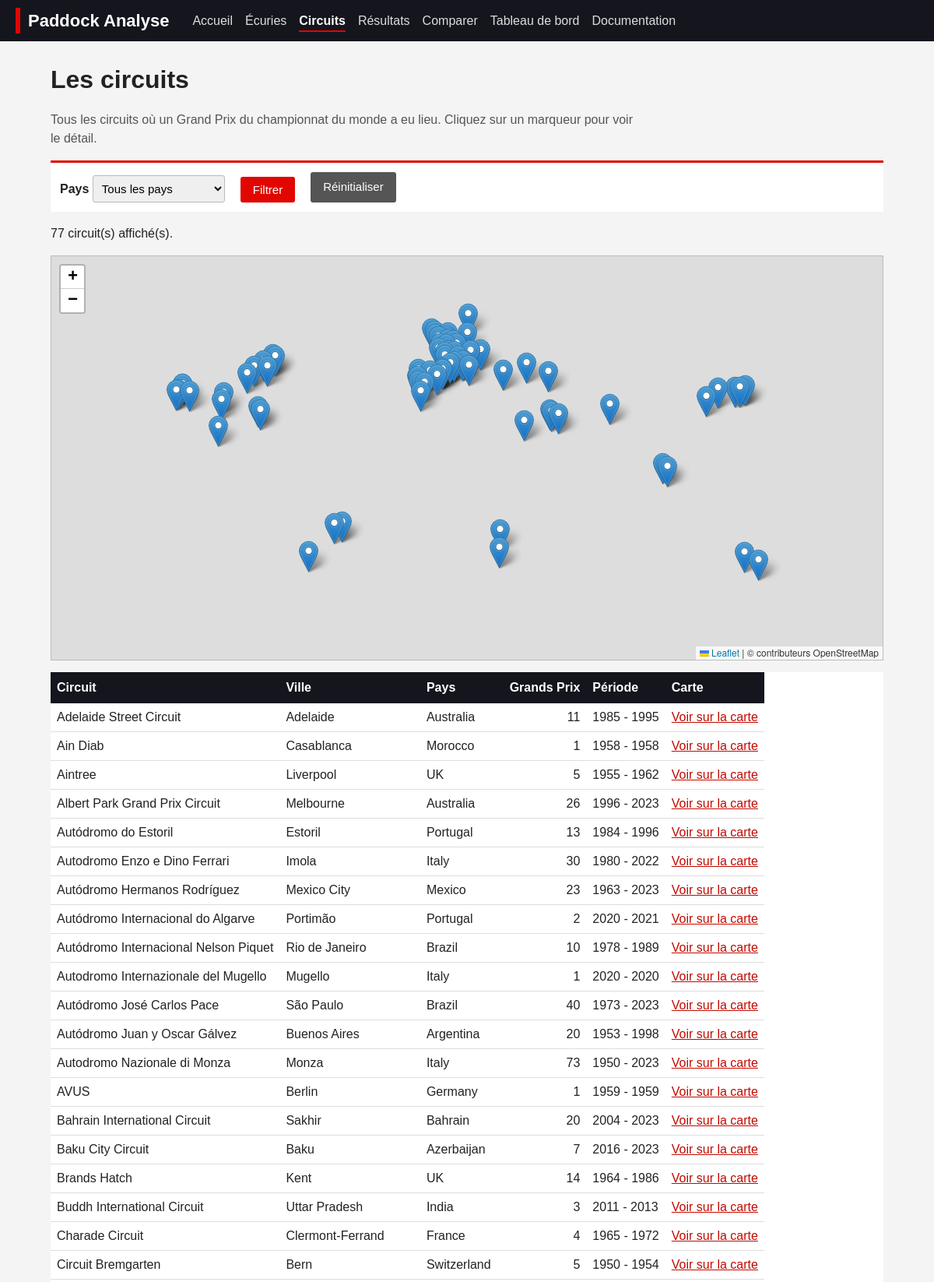
/circuits.php (upper part), run on the app's committed database.
### tables this page shows
CREATE TABLE `circuit` (
  `circuitId` int(11) NOT NULL,
  `circuit_name` varchar(100) NOT NULL,
  `circuit_location` varchar(100) DEFAULT NULL,
  `circuit_country` varchar(50) DEFAULT NULL,
  `circuit_nationality` varchar(50) DEFAULT NULL,
  `latitude` decimal(9,6) DEFAULT NULL,
  `longitude` decimal(9,6) DEFAULT NULL,
  PRIMARY KEY (`circuitId`)
);

### fonctions.php (called while the page is built, shortened)
<?php
function h($texte)
{
    $texte = (string)$texte;
    return htmlspecialchars($texte, ENT_QUOTES, 'UTF-8');
}
?>

### circuits.php (the view, shortened to what this page needs)
<?php
include("./connexion.php");
include("./fonctions.php");
$condition = '';
$valeurs = array();
$requete = $bdd->prepare("SELECT ci.circuitId, ci.circuit_name, ci.circuit_location, ci.circuit_country,
        ci.latitude, ci.longitude,
        COUNT(co.raceId) AS nb_gp, MIN(co.year) AS premiere, MAX(co.year) AS derniere
    FROM circuit ci
    LEFT JOIN course co ON co.circuitId = ci.circuitId
    " . $condition . "
    GROUP BY ci.circuitId, ci.circuit_name, ci.circuit_location, ci.circuit_country, ci.latitude, ci.longitude
    ORDER BY ci.circuit_name");
$requete->execute($valeurs);
$circuits = array();
$ligne = $requete->fetch();
while ($ligne)
{
    $circuits[] = $ligne;
    $ligne = $requete->fetch();
}
include("./entete.php");
?>
<h1>Les circuits</h1>
<p class="intro">Tous les circuits où un Grand Prix du championnat du monde a eu lieu. Cliquez sur un marqueur pour voir le détail.</p>
<form action="circuits.php" method="get" class="filtre">
    <label>Pays
        <select name="pays">
            <option value="">Tous les pays</option>
        </select>
    </label>
    <input type="submit" value="Filtrer">
    <a class="btn btn-gris" href="circuits.php">Réinitialiser</a>
</form>
<p><?php echo count($circuits); ?> circuit(s) affiché(s).</p>
<link rel="stylesheet" href="https://unpkg.com/leaflet@1.9.4/dist/leaflet.css">
<section id="carte"></section>
<table>
    <tr>
        <th>Circuit</th><th>Ville</th><th>Pays</th>
        <th class="num">Grands Prix</th><th>Période</th><th>Carte</th>
    </tr>
    <?php
    for ($i = 0; $i < count($circuits); $i++)
    {
        $periode = '-';
        if ($circuits[$i]['nb_gp'] > 0)
        {
            $periode = $circuits[$i]['premiere'] . ' - ' . $circuits[$i]['derniere'];
        }
        echo '<tr>';
        echo '<td>' . h($circuits[$i]['circuit_name']) . '</td>';
        echo '<td>' . h($circuits[$i]['circuit_location']) . '</td>';
        echo '<td>' . h($circuits[$i]['circuit_country']) . '</td>';
        echo '<td class="num">' . $circuits[$i]['nb_gp'] . '</td>';
        echo '<td>' . $periode . '</td>';
        echo '<td><a href="circuits.php?id=' . $circuits[$i]['circuitId'] . '#carte">Voir sur la carte</a></td>';
        echo '</tr>';
    }
    ?>
</table>
<?php
include("./pied.php");
?>

### style.css (style rules this page uses)
* { box-sizing: border-box; }
body { margin: 0; font-family: Arial, Helvetica, sans-serif; background: #f4f4f4; color: #222; line-height: 1.5; }
a { color: #c20a00; }
h1 { margin: 0 0 8px 0; }
.intro { color: #555; max-width: 750px; }
table { border-collapse: collapse; width: 100%; background: #fff; margin: 12px 0; display: block; overflow-x: auto; }
th { background: #15151e; color: #fff; padding: 8px; text-align: left; white-space: nowrap; }
td { padding: 6px 8px; border-bottom: 1px solid #ddd; }
.num { text-align: right; }
form label { display: block; margin: 10px 0; font-weight: bold; }
form.filtre { display: flex; flex-wrap: wrap; gap: 10px 20px; align-items: flex-end; background: #fff; padding: 12px; border-top: 3px solid #e10600; }
form.filtre label { margin: 0; }
input[type=text], input[type=search], select { padding: 7px; width: 100%; max-width: 330px; border: 1px solid #bbb; border-radius: 3px; font-size: 15px; }
form.filtre input[type=search], form.filtre select { width: auto; min-width: 170px; }
.btn, button, input[type=submit] { display: inline-block; background: #e10600; color: #fff; border: none; padding: 8px 16px; border-radius: 3px; cursor: pointer; font-size: 15px; text-decoration: none; }
.btn-gris { background: #555; }
#carte { height: 520px; border: 1px solid #bbb; margin: 15px 0; }

### data on the page
circuit: circuit_name "Adelaide Street Circuit", circuit_location "Adelaide", circuit_country "Australia", nb_gp "11", periode "1985 - 1995"
circuit: circuit_name "Ain Diab", circuit_location "Casablanca", circuit_country "Morocco", nb_gp "1", periode "1958 - 1958"
circuit: circuit_name "Aintree", circuit_location "Liverpool", circuit_country "UK", nb_gp "5", periode "1955 - 1962"
circuit: circuit_name "Albert Park Grand Prix Circuit", circuit_location "Melbourne", circuit_country "Australia", nb_gp "26", periode "1996 - 2023"
circuit: circuit_name "Autódromo do Estoril", circuit_location "Estoril", circuit_country "Portugal", nb_gp "13", periode "1984 - 1996"
circuit: circuit_name "Autodromo Enzo e Dino Ferrari", circuit_location "Imola", circuit_country "Italy", nb_gp "30", periode "1980 - 2022"
circuit: circuit_name "Autódromo Hermanos Rodríguez", circuit_location "Mexico City", circuit_country "Mexico", nb_gp "23", periode "1963 - 2023"
circuit: circuit_name "Autódromo Internacional do Algarve", circuit_location "Portimão", circuit_country "Portugal", nb_gp "2", periode "2020 - 2021"
circuit: circuit_name "Autódromo Internacional Nelson Piquet", circuit_location "Rio de Janeiro", circuit_country "Brazil", nb_gp "10", periode "1978 - 1989"
circuit: circuit_name "Autodromo Internazionale del Mugello", circuit_location "Mugello", circuit_country "Italy", nb_gp "1", periode "2020 - 2020"
circuit: circuit_name "Autódromo José Carlos Pace", circuit_location "São Paulo", circuit_country "Brazil", nb_gp "40", periode "1973 - 2023"
circuit: circuit_name "Autódromo Juan y Oscar Gálvez", circuit_location "Buenos Aires", circuit_country "Argentina", nb_gp "20", periode "1953 - 1998"
circuit: circuit_name "Autodromo Nazionale di Monza", circuit_location "Monza", circuit_country "Italy", nb_gp "73", periode "1950 - 2023"
circuit: circuit_name "AVUS", circuit_location "Berlin", circuit_country "Germany", nb_gp "1", periode "1959 - 1959"
circuit: circuit_name "Bahrain International Circuit", circuit_location "Sakhir", circuit_country "Bahrain", nb_gp "20", periode "2004 - 2023"
circuit: circuit_name "Baku City Circuit", circuit_location "Baku", circuit_country "Azerbaijan", nb_gp "7", periode "2016 - 2023"
circuit: circuit_name "Brands Hatch", circuit_location "Kent", circuit_country "UK", nb_gp "14", periode "1964 - 1986"
circuit: circuit_name "Buddh International Circuit", circuit_location "Uttar Pradesh", circuit_country "India", nb_gp "3", periode "2011 - 2013"
circuit: circuit_name "Charade Circuit", circuit_location "Clermont-Ferrand", circuit_country "France", nb_gp "4", periode "1965 - 1972"
circuit: circuit_name "Circuit Bremgarten", circuit_location "Bern", circuit_country "Switzerland", nb_gp "5", periode "1950 - 1954"

### other printed values
$texte "Accueil Écuries Résultats Comparer Tableau de bord Documentation"
$texte "Circuits"
count($circuits) "77"
